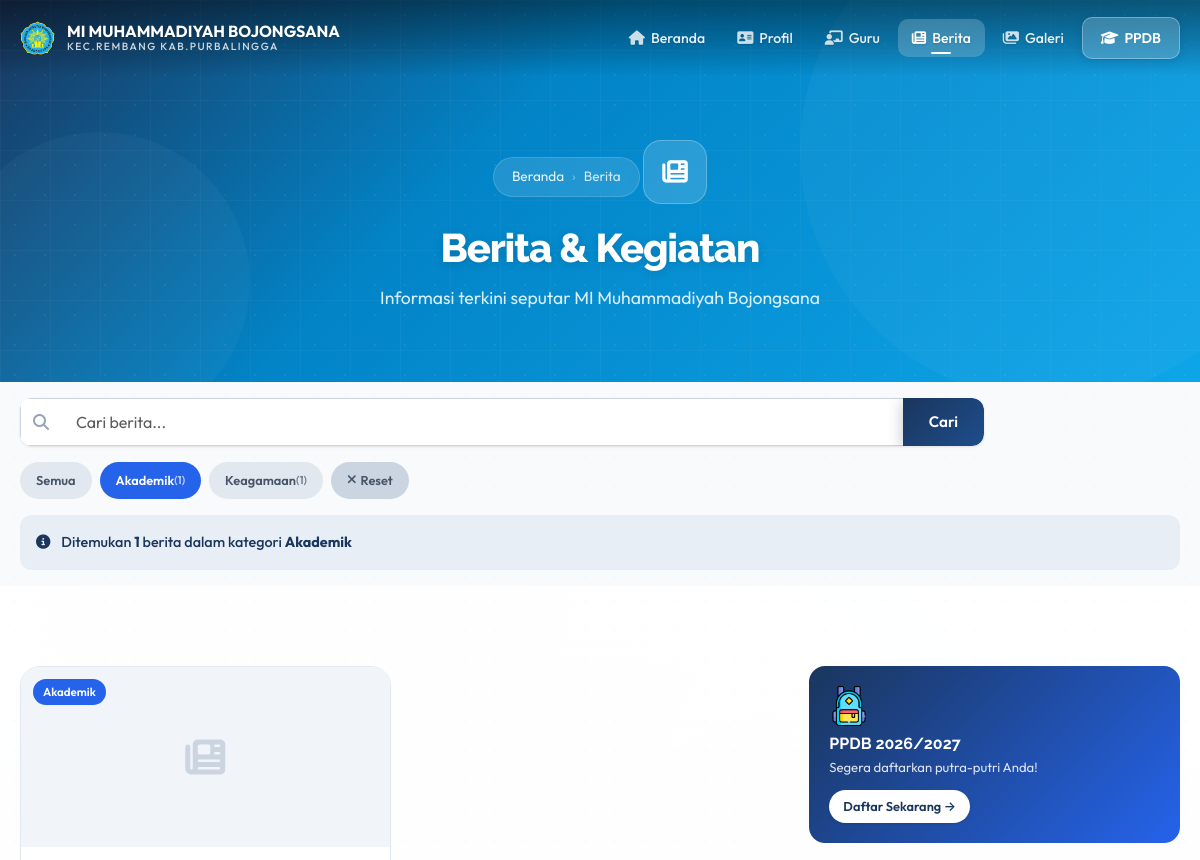
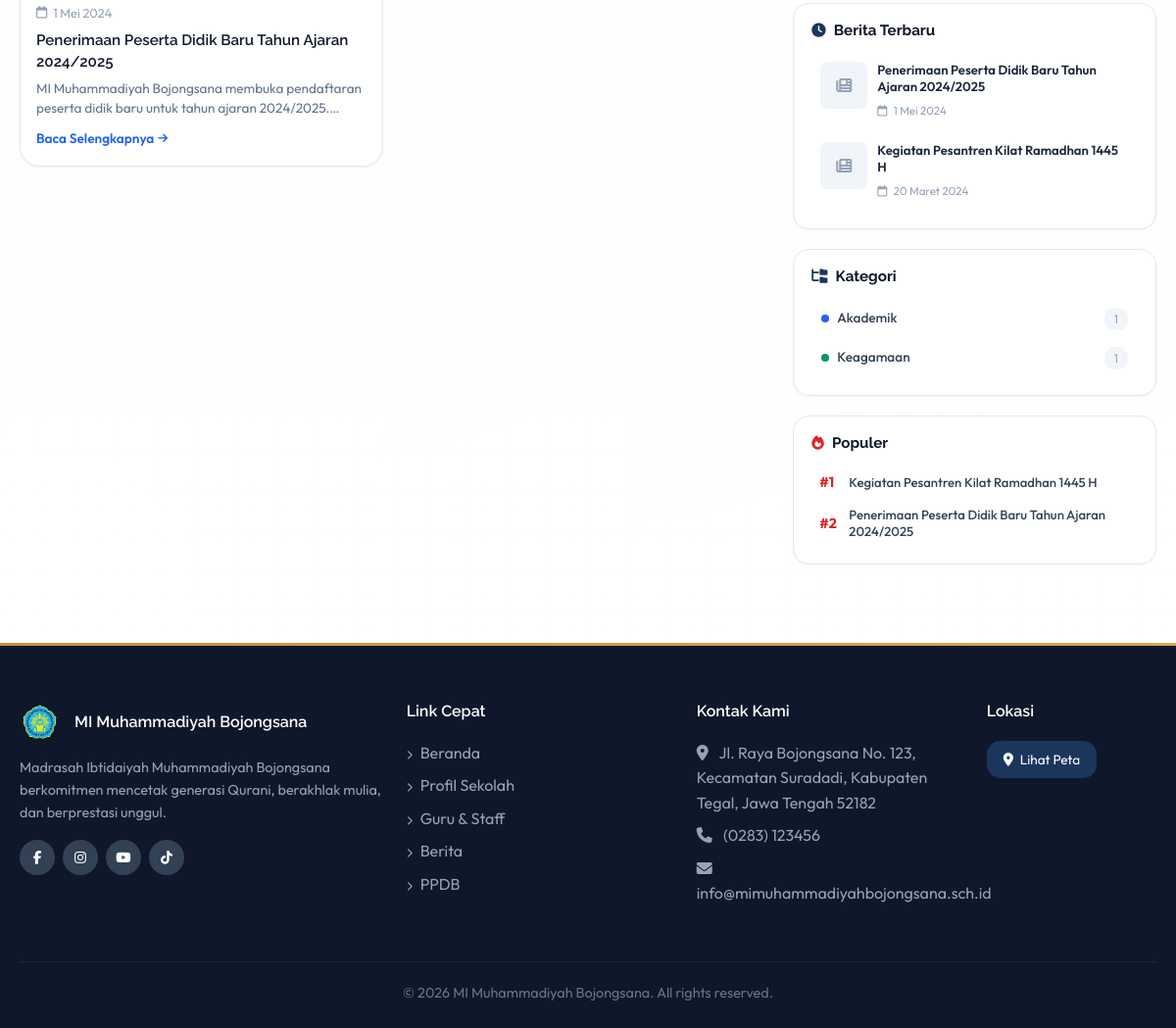
/berita.php?kategori=Akademik, run on the app's committed database (2 pictures, top to bottom).
### tables this page shows
CREATE TABLE `berita` (
  `id` int(11) NOT NULL AUTO_INCREMENT,
  `judul` varchar(255) NOT NULL,
  `isi` text NOT NULL,
  `gambar` varchar(255) DEFAULT NULL,
  `tanggal` date NOT NULL,
  `kategori` varchar(50) DEFAULT 'Umum',
  `status` enum('draft','published') DEFAULT 'draft',
  `created_at` timestamp NOT NULL DEFAULT current_timestamp(),
  `updated_at` timestamp NOT NULL DEFAULT current_timestamp() ON UPDATE current_timestamp(),
  PRIMARY KEY (`id`)
);

CREATE TABLE `pengaturan` (
  `id` int(11) NOT NULL AUTO_INCREMENT,
  `key` varchar(50) NOT NULL,
  `value` text DEFAULT NULL,
  `created_at` timestamp NOT NULL DEFAULT current_timestamp(),
  `updated_at` timestamp NOT NULL DEFAULT current_timestamp() ON UPDATE current_timestamp(),
  PRIMARY KEY (`id`),
  UNIQUE KEY `key` (`key`)
);

### berita.php (the view, shortened to what the rows shown need)
<?php
require_once 'config/database.php';
require_once 'includes/header.php';
try {
    $pdo = getConnection();
    $page = isset($_GET['page']) ? max(1, (int)$_GET['page']) : 1;
    $limit = 6;
    $offset = ($page - 1) * $limit;
    $kategori_filter = trim($_GET['kategori'] ?? '');
    $where = "WHERE status = 'published'";
    $params = [];
    if (!empty($kategori_filter)) {
        $where .= " AND kategori = ?";
        $params[] = $kategori_filter;
    }
    $query_params = array_merge($params, [$limit, $offset]);
    $stmt = $pdo->prepare("SELECT id, judul, isi, gambar, tanggal, kategori, created_at FROM berita $where ORDER BY tanggal DESC LIMIT ? OFFSET ?");
    $stmt->execute($query_params);
    $berita_list = $stmt->fetchAll();
    $stmt = $pdo->query("SELECT id, judul, gambar, tanggal, kategori FROM berita WHERE status = 'published' ORDER BY tanggal DESC LIMIT 5");
    $recent_posts = $stmt->fetchAll();
    $stmt = $pdo->query("SELECT id, judul, tanggal FROM berita WHERE status = 'published' ORDER BY RAND() LIMIT 4");
    $popular = $stmt->fetchAll();
} catch (PDOException $e) {
    $berita_list = [];
    $recent_posts = [];
    $kategori_list = [];
    $popular = [];
    $total = 0;
    $total_pages = 0;
}
$kategori_colors = [
    'Akademik' => '#2563eb',
    'Keagamaan' => '#059669',
    'Olahraga' => '#dc2626',
    'Seni' => '#7c3aed',
    'Umum' => '#c8903e',
    'Pengumuman' => '#0284c7',
    'Prestasi' => '#d97706',
];
?>
<section class="page-header-modern page-header-berita">
    <div class="container">
        <h1 class="header-title" data-aos="fade-up" data-aos-delay="200">Berita & Kegiatan</h1>
    </div>
</section>
<section class="section-modern section-white">
    <div class="container">
        <div class="row g-4">
            <div class="col-lg-8">
                <?php if (!empty($berita_list)): ?>
                <div class="row g-4">
                    <?php foreach ($berita_list as $index => $berita):
                        $kat_color = $kategori_colors[$berita['kategori']] ?? '#64748b';
                    ?>
                    <div class="col-md-6" data-aos="fade-up" data-aos-delay="<?php echo ($index % 2) * 100; ?>">
                        <div class="card-modern h-100">
                            <div style="position: relative; height: 180px; overflow: hidden;">
                                <?php if ($berita['gambar']): ?>
                                <img src="uploads/berita/<?php echo h($berita['gambar']); ?>"
                                     alt="<?php echo h($berita['judul']); ?>"
                                     style="width: 100%; height: 100%; object-fit: cover; transition: transform 0.5s ease;"
                                     onmouseover="this.style.transform='scale(1.05)'"
                                     onmouseout="this.style.transform='scale(1)'"
                                     onerror="this.style.display='none'; this.nextElementSibling.style.display='flex';">
                                <div style="display: none; width: 100%; height: 100%; background: var(--gray-100); align-items: center; justify-content: center; font-size: 2.5rem; color: var(--gray-300);">
                                    <i class="fa-solid fa-newspaper"></i>
                                </div>
                                <?php else: ?>
                                <div style="width: 100%; height: 100%; background: var(--gray-100); display: flex; align-items: center; justify-content: center; font-size: 2.5rem; color: var(--gray-300);">
                                    <i class="fa-solid fa-newspaper"></i>
                                </div>
                                <?php endif; ?>
                                <span class="badge-modern" style="position: absolute; top: 12px; left: 12px; background: <?php echo $kat_color; ?>; color: white; font-size: 0.72rem; padding: 4px 10px;">
                                    <?php echo h($berita['kategori'] ?? 'Umum'); ?>
                                </span>
                            </div>
                            <div class="card-body d-flex flex-column" style="padding: 16px;">
                                <div style="display: flex; align-items: center; gap: 6px; margin-bottom: 8px;">
                                    <i class="fa-regular fa-calendar" style="color: var(--gray-400); font-size: 0.8rem;"></i>
                                    <small style="color: var(--gray-400); font-size: 0.8rem;"><?php echo formatTanggal($berita['tanggal']); ?></small>
                                </div>
                                <h5 style="font-size: 0.95rem; font-weight: 600; margin-bottom: 6px; line-height: 1.4; display: -webkit-box; -webkit-line-clamp: 2; -webkit-box-orient: vertical; overflow: hidden;">
                                    <a href="detail-berita.php?id=<?php echo $berita['id']; ?>" style="color: var(--gray-900); text-decoration: none;">
                                        <?php echo h($berita['judul']); ?>
                                    </a>
                                </h5>
                                <p style="color: var(--gray-500); font-size: 0.85rem; line-height: 1.5; margin-bottom: 10px; display: -webkit-box; -webkit-line-clamp: 2; -webkit-box-orient: vertical; overflow: hidden; flex: 1;">
                                    <?php echo substr(strip_tags($berita['isi']), 0, 100); ?>...
                                </p>
                                <a href="detail-berita.php?id=<?php echo $berita['id']; ?>"
                                   style="display: inline-flex; align-items: center; gap: 4px; color: <?php echo $kat_color; ?>; font-weight: 600; font-size: 0.85rem; text-decoration: none; margin-top: auto;">
                                    Baca Selengkapnya <i class="fa-solid fa-arrow-right" style="font-size: 0.7rem;"></i>
                                </a>
                            </div>
                        </div>
                    </div>
                    <?php endforeach; ?>
                </div>
                <?php endif; ?>
            </div>
            <div class="col-lg-4">
                <div class="sidebar-berita">
                    <div class="sidebar-card">
                        <div class="sidebar-card-body">
                            <?php if (!empty($recent_posts)): ?>
                            <div class="d-flex flex-column" style="gap: 2px;">
                                <?php foreach ($recent_posts as $recent): ?>
                                <a href="detail-berita.php?id=<?php echo $recent['id']; ?>" class="recent-post-item">
                                    <?php if ($recent['gambar']): ?>
                                    <img src="uploads/berita/<?php echo h($recent['gambar']); ?>"
                                         alt="<?php echo h($recent['judul']); ?>"
                                         class="recent-post-thumb"
                                         onerror="this.style.display='none'; this.nextElementSibling.style.display='flex';">
                                    <div class="recent-post-thumb-placeholder" style="display: none;">
                                        <i class="fa-solid fa-newspaper"></i>
                                    </div>
                                    <?php else: ?>
                                    <div class="recent-post-thumb-placeholder">
                                        <i class="fa-solid fa-newspaper"></i>
                                    </div>
                                    <?php endif; ?>
                                    <div class="recent-post-info">
                                        <p class="post-title"><?php echo h($recent['judul']); ?></p>
                                        <span class="post-date">
                                            <i class="fa-regular fa-calendar me-1"></i> <?php echo formatTanggal($recent['tanggal']); ?>
                                        </span>
                                    </div>
                                </a>
                                <?php endforeach; ?>
                            </div>
                            <?php else: ?>
                            <p style="color: var(--gray-400); font-size: 0.85rem; text-align: center; padding: 10px 0;">Belum ada berita</p>
                            <?php endif; ?>
                        </div>
                    </div>
                    <?php if (!empty($popular)): ?>
                    <div class="sidebar-card">
                        <div class="sidebar-card-body">
                            <div class="d-flex flex-column" style="gap: 1px;">
                                <?php foreach ($popular as $i => $pop): ?>
                                <a href="detail-berita.php?id=<?php echo $pop['id']; ?>" class="popular-item">
                                    <span class="pop-rank" style="color: <?php echo $i < 3 ? '#dc2626' : 'var(--gray-400)'; ?>;">#<?php echo $i + 1; ?></span>
                                    <span class="pop-title"><?php echo h($pop['judul']); ?></span>
                                </a>
                                <?php endforeach; ?>
                            </div>
                        </div>
                    </div>
                    <?php endif; ?>
                </div>
            </div>
        </div>
    </div>
</section>
<?php require_once 'includes/footer.php'; ?>

### includes/footer.php (shortened to what the rows shown need)
</main>
<footer class="footer-modern" id="kontak">
    <div class="container">
        <div class="row g-4">
            <div class="col-lg-3 col-md-6">
                <ul class="list-unstyled">
                    <li class="mb-2"><i class="fa-solid fa-location-dot me-2"></i>
                        <?php echo h(getPengaturan('alamat')); ?></li>
                    <li class="mb-2"><i class="fa-solid fa-phone me-2"></i> <?php echo h(getPengaturan('telepon')); ?>
                    </li>
                    <li class="mb-2"><i class="fa-solid fa-envelope me-2"></i> <?php echo h(getPengaturan('email')); ?>
                    </li>
                </ul>
            </div>
        </div>
    </div>
</footer>
</body>
</html>

### data on the page
berita: kategori "Akademik", tanggal "1 Mei 2024", judul "Penerimaan Peserta Didik Baru Tahun Ajaran 2024/2025", isi "MI Muhammadiyah Bojongsana membuka pendaftaran peserta didik baru untuk tahun ajaran…"
berita: judul "Kegiatan Pesantren Kilat Ramadhan 1445 H", tanggal "20 Maret 2024"
pengaturan: value "Jl. Raya Bojongsana No. 123, Kecamatan Suradadi, Kabupaten Tegal, Jawa Tengah 52182"
pengaturan: value "(0283) 123456"
pengaturan: value "info@mimuhammadiyahbojongsana.sch.id"

### other printed values
$kat['kategori'] "Akademik"
$kat['jumlah'] "1"
$kat['kategori'] "Keagamaan"
$total "1"
$kategori_filter "Akademik"
